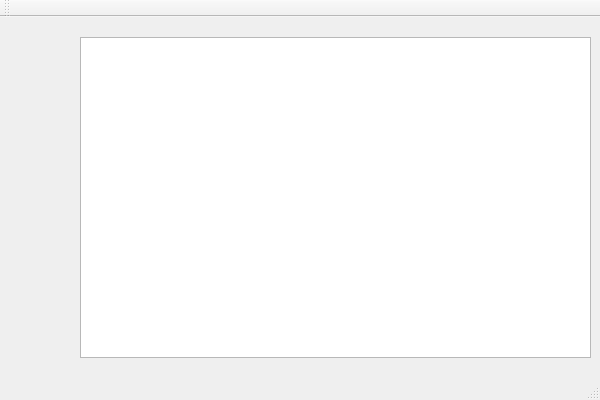
<?xml version="1.0" encoding="UTF-8"?>
<ui version="4.0">
 <class>MainWindow</class>
 <widget class="QMainWindow" name="MainWindow">
  <property name="geometry">
   <rect>
    <x>0</x>
    <y>0</y>
    <width>600</width>
    <height>400</height>
   </rect>
  </property>
  <property name="windowTitle">
   <string>MainWindow</string>
  </property>
  <widget class="QWidget" name="centralWidget">
   <widget class="QTextBrowser" name="textBrowser">
    <property name="geometry">
     <rect>
      <x>80</x>
      <y>20</y>
      <width>511</width>
      <height>321</height>
     </rect>
    </property>
   </widget>
  </widget>
  <widget class="QMenuBar" name="menuBar">
   <property name="geometry">
    <rect>
     <x>0</x>
     <y>0</y>
     <width>600</width>
     <height>26</height>
    </rect>
   </property>
  </widget>
  <widget class="QToolBar" name="mainToolBar">
   <attribute name="toolBarArea">
    <enum>TopToolBarArea</enum>
   </attribute>
   <attribute name="toolBarBreak">
    <bool>false</bool>
   </attribute>
  </widget>
  <widget class="QStatusBar" name="statusBar"/>
 </widget>
 <layoutdefault spacing="6" margin="11"/>
 <resources/>
 <connections/>
</ui>
